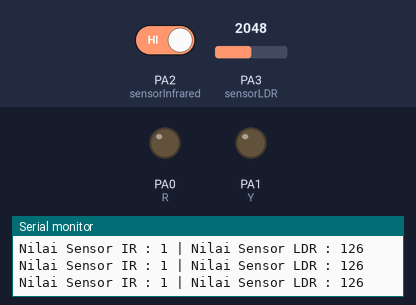
A sketch run on a simulated STM32 Blue Pill. Parts: output pins drawn as LEDs (lit = HIGH), the last lines printed to the serial monitor. Dashed ring = blinking. The test bench sets the inputs (shaded band); at power-on: PA2 (sensorInfrared) HIGH, PA3 (sensorLDR) = 2048.

Above: at 1.3 s.
1.4 s: PA2 (sensorInfrared) driven LOW
At 2.4 s:
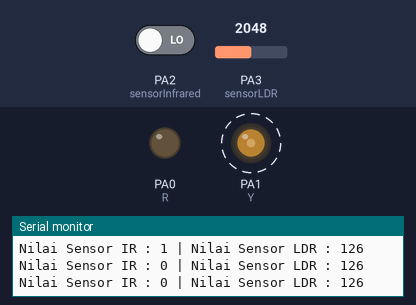
4.4 s: PA3 (sensorLDR) set to 3603
7.4 s: PA3 (sensorLDR) set to 1228
At 8.7 s:
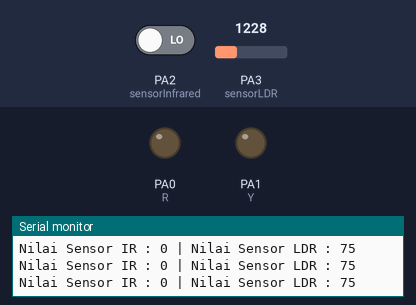
9.0 s: PA3 (sensorLDR) set to 1597
11.2 s: PA3 (sensorLDR) set to 1668
At 12.3 s:
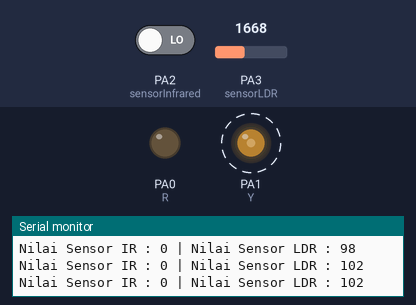
14.2 s: PA3 (sensorLDR) set to 491
At 15.5 s:
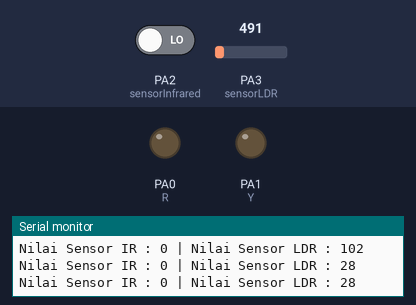
Timing chart, 0 to 17.0 s (numbered marks = the images above; inputs shaded):
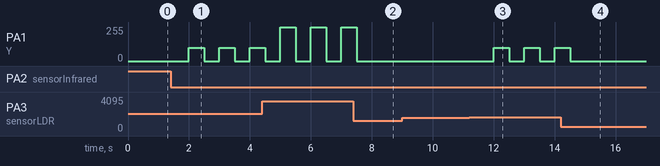

The sketch:

STM32_LampuDanKeberadaan.ino
```cpp
//inisialisasi variable sensor
int sensorInfrared = PA2;
int sensorLDR = PA3 ;

//inisialisasi variable LED
int R = PA0;
int Y = PA1;

//inisialisasi variabel tambahan
int key = 0;

void setup() {
  //setup port
  Serial.begin(9600);

  //setup pin mode input atau output
  pinMode(R, OUTPUT);
  pinMode(Y, OUTPUT);
  pinMode(sensorInfrared, INPUT);
  pinMode(sensorLDR, INPUT);

}

void loop() {
  //baca data
  int readSensorInfrared = digitalRead(sensorInfrared);
  int readSensorLDR = analogRead(sensorLDR);
  readSensorLDR = map(readSensorLDR, 4095, 50, 255, 0);

  //print serial
  Serial.print("Nilai Sensor IR : ");
  Serial.print(readSensorInfrared);
  Serial.print(" | Nilai Sensor LDR : ");
  Serial.print(readSensorLDR);
  Serial.println();
  delay(500);

  if(readSensorInfrared == 0 && key == 0) {
    if(readSensorLDR <= 100) {
      analogWrite(Y, 0);
      key = 1;
    }else if(readSensorLDR > 100 && readSensorLDR <= 200) {
      analogWrite(Y, 100);
      key = 1;
    }else{
      analogWrite(Y, 255);
      key = 1;
    }
  }else if(readSensorInfrared == 0 && key == 1){
    analogWrite(Y, 0);
    key = 0;
  }

}
```

Measured:
- the behaviour switches between 1636 and 1637 on PA3 (sensorLDR) (found by bisection; images 2 and 3)
- after the input at 1.4 s, PA1 (Y): alternates 100/255 for 0.50 s and 0/255 for 0.50 s, starting after 0.60 s
- after the input at 7.4 s, PA1 (Y): goes on until 7.5 s, then stays 0/255
- after the input at 11.2 s, PA1 (Y): alternates 100/255 for 0.50 s and 0/255 for 0.50 s, starting after 0.81 s
- after the input at 14.2 s, PA1 (Y): goes on until 14.5 s, then stays 0/255
